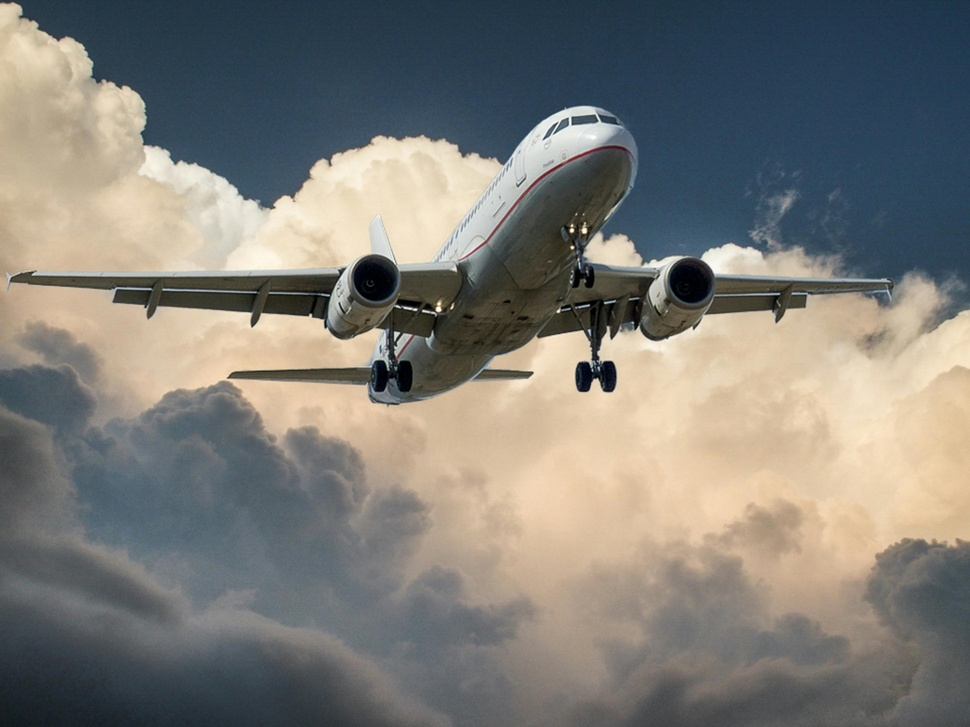
#> input picture tool/aeroplane0.jpeg, 970 x 727 px, shrunk from 3000 x 2250 before the run
$ python create_darker_images.py
#> lines starting #> are read from the running program, lines starting #| are printed output that depends on the picture
import cv2
import numpy as np

def darken_image(image_path, output_path, alpha=0.5, beta=0):
    """
    Darken an image by adjusting its brightness and contrast.

    :param image_path: Path to the input image.
    :param output_path: Path where the output image will be saved.
    :param alpha: Contrast control (1.0-3.0). Less than 1.0 will reduce contrast.
    :param beta: Brightness control (0-100). Negative values will darken the image.
    """
#> called with image_path = 'aeroplane0.jpeg', output_path = 'aeroplane0-darker.jpeg', alpha = 0.5, beta = -50
    # Read the image
    image = cv2.imread(image_path)
#> image is the input picture: shape (727, 970, 3); mean B, G, R 119.3, 124.8, 126.3

    # Apply the transformation
    darker_image = cv2.convertScaleAbs(image, alpha=alpha, beta=beta)
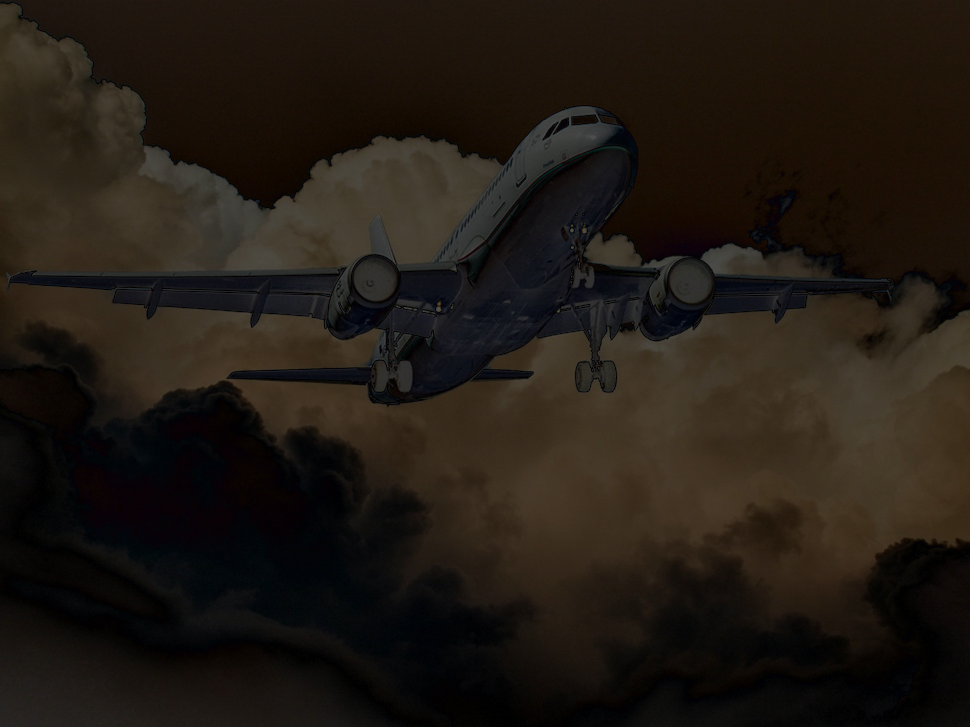
#> darker_image: shape (727, 970, 3); mean B, G, R 19.4, 26.3, 33

    # Save the result
    cv2.imwrite(output_path, darker_image)

    # Display the original and darkened images
    cv2.imshow("Original Image", image)
    cv2.imshow("Darker Image", darker_image)
    cv2.waitKey(0)
    cv2.destroyAllWindows()

# Example usage
darken_image("aeroplane0.jpeg", "aeroplane0-darker.jpeg", alpha=0.5, beta=-50)
